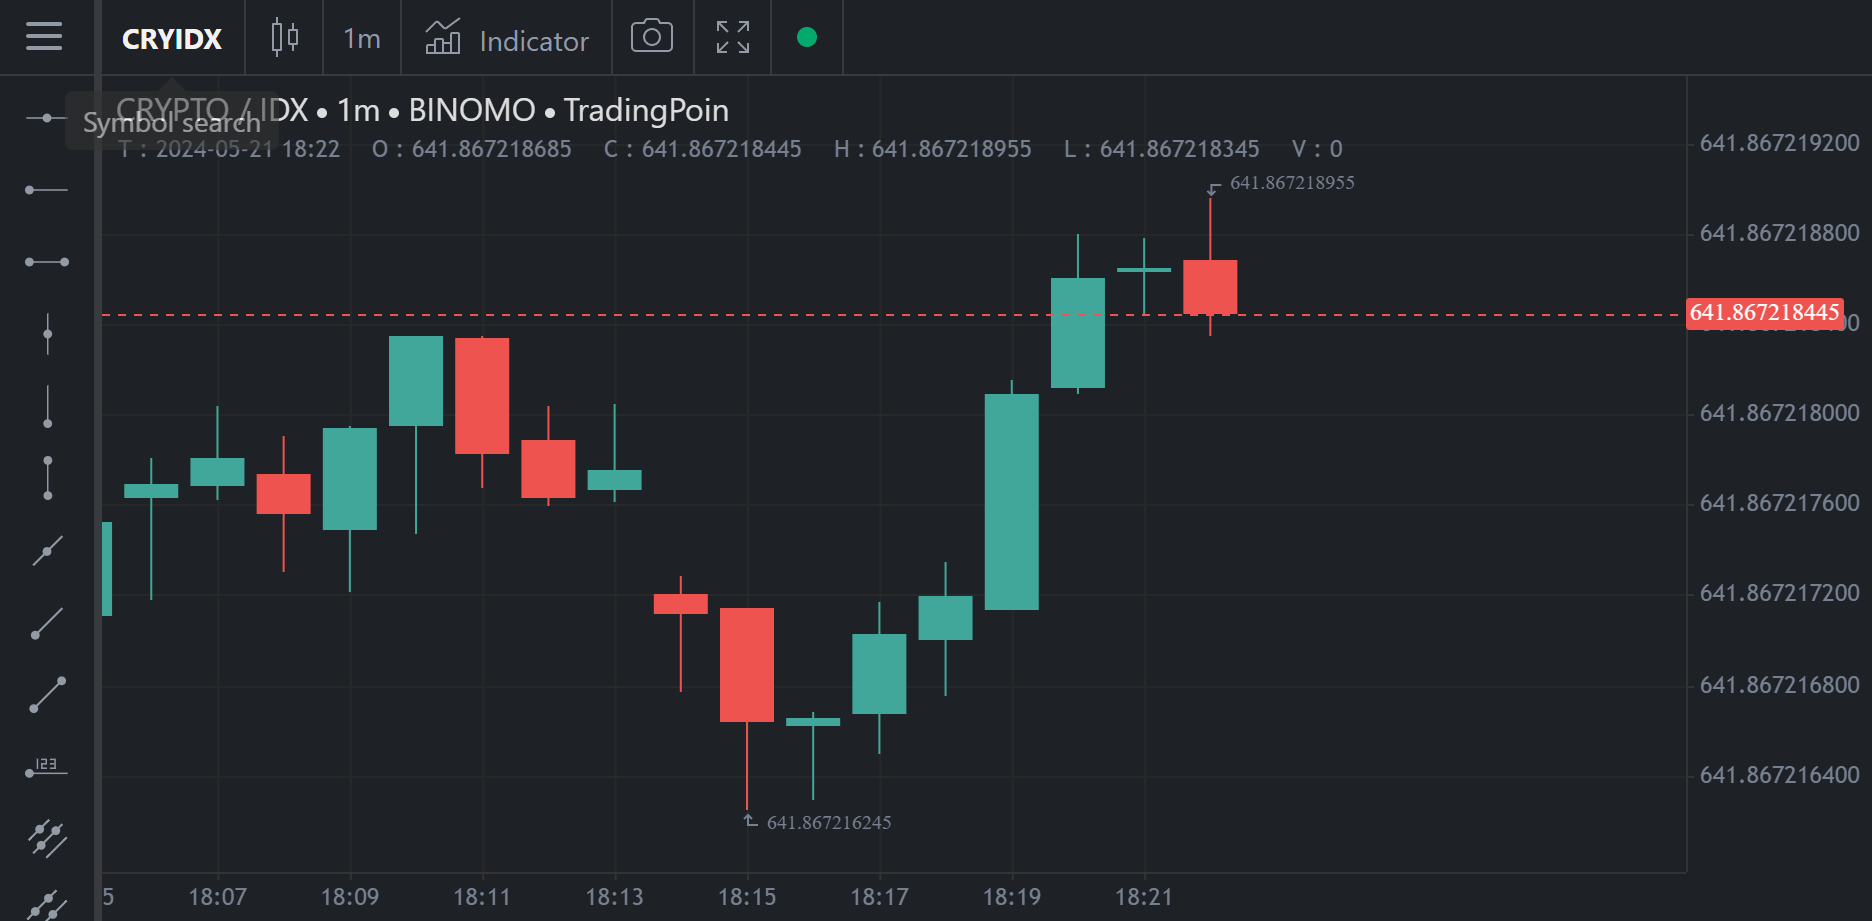

Write the Python code that produced this figure.
import keyboard
import pyautogui
count = 0
def take_screenshot():
    global count
    print("Ekran görüntüsü alınıyor...")
    screenshot = pyautogui.screenshot()
    screenshot.save("D:\\ScreenShots\\screenshot_{num}.png".format(num = count))
    print("Ekran görüntüsü başarıyla alındı!")
    count += 1

print("Print Screen tuşuna basarak ekran görüntüsü alabilirsiniz.")
keyboard.add_hotkey('print screen', take_screenshot)
keyboard.wait('esc')
print("Program sonlandırıldı.")
